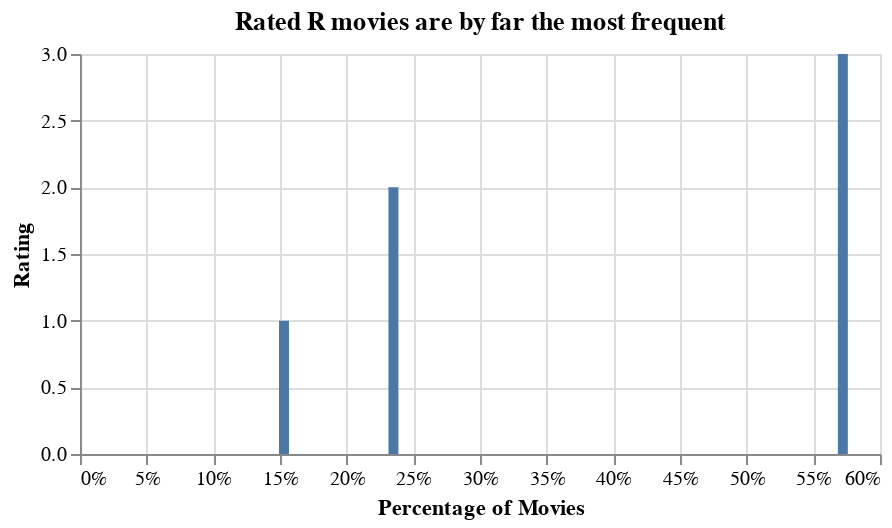

The notebook cell saved with this chart:
### Code cell
#### Exercise 5 ####

# Creating a fun graphic
# Using the five thirty eight theme
alt.themes.enable('fivethirtyeight')

# Getting the percentage of movies by rating
chart_data = df.content_rating.value_counts(normalize=True).reset_index()

# Chart specs
title = "Rated R movies are by far the most frequent"
chart = alt.Chart(chart_data, title=title).mark_bar().encode(
    alt.X("content_rating", title="Percentage of Movies", axis=alt.Axis(format=".0%")),
    alt.Y("index", title="Rating", sort='-x')
).properties(height=200)

chart

### Figure 1 — Vega-Lite specification as saved in the notebook (floating-point values rounded to 4 significant figures)
{"usermeta": {"embedOptions": {"theme": "fivethirtyeight"}}, "config": {"view": {"continuousWidth": 400, "continuousHeight": 300}}, "data": {"name": "data-d7b93d1fcdb449a96c064074c3ece852"}, "mark": "bar", "encoding": {"x": {"type": "quantitative", "axis": {"format": ".0%"}, "field": "content_rating", "title": "Percentage of Movies"}, "y": {"type": "quantitative", "field": "index", "sort": "-x", "title": "Rating"}}, "height": 200, "title": "Rated R movies are by far the most frequent", "$schema": "https://vega.github.io/schema/vega-lite/v4.8.1.json", "datasets": {"data-d7b93d1fcdb449a96c064074c3ece852": [{"index": 3, "content_rating": 0.5721}, {"index": 2, "content_rating": 0.2351}, {"index": 1, "content_rating": 0.153}, {"index": 0, "content_rating": 0.0398}]}}
